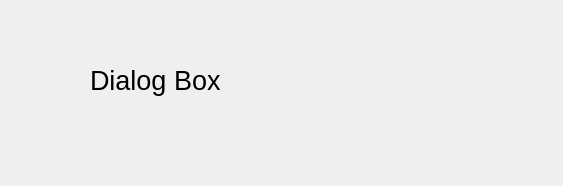
<?xml version="1.0" encoding="UTF-8"?>
<ui version="4.0">
 <class>Dialog</class>
 <widget class="QDialog" name="Dialog">
  <property name="geometry">
   <rect>
    <x>0</x>
    <y>0</y>
    <width>563</width>
    <height>186</height>
   </rect>
  </property>
  <property name="windowTitle">
   <string>Dialog</string>
  </property>
  <widget class="QLabel" name="label">
   <property name="geometry">
    <rect>
     <x>90</x>
     <y>40</y>
     <width>321</width>
     <height>81</height>
    </rect>
   </property>
   <property name="font">
    <font>
     <pointsize>20</pointsize>
    </font>
   </property>
   <property name="text">
    <string>Dialog Box</string>
   </property>
  </widget>
 </widget>
 <resources/>
 <connections/>
</ui>
